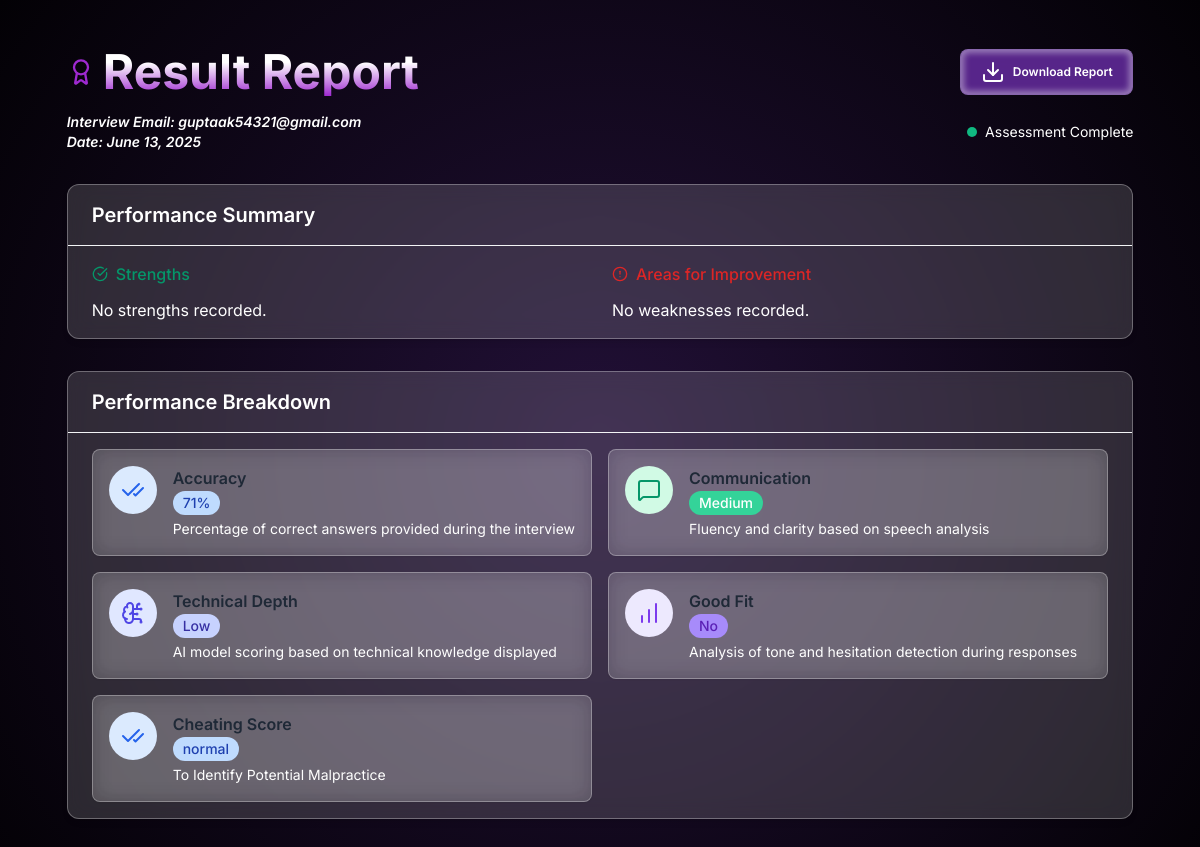
Screenshot of /hr/result-report/89/ with the database file from the repository.
### Hr/models.py (models this page shows)
class interviewSchedule(models.Model):
    name = models.CharField(max_length=200)
    email = models.CharField(max_length=200)
    jobRole = models.CharField(max_length=200)
    experience = models.CharField(max_length=200)
    resume = models.TextField()
    Assigned_hr = models.TextField(blank=True, null=True)
    strengths = models.TextField(blank=True, null=True)  # Now optional
    weaknesses = models.TextField(blank=True, null=True)  # Now optional
    accuracy = models.CharField(max_length=10, blank=True, null=True)  # e.g. "95%"
    communication = models.CharField(max_length=10, blank=True, null=True)  # High, Medium, or Low
    technical_depth = models.CharField(max_length=10, blank=True, null=True)  # High, Medium, or Low
    good_fit = models.CharField(max_length=5, blank=True, null=True)  # "Yes" or "No"
    evaluation_complete = models.BooleanField(default=False)  # Track if evaluation was completed
    interviewDate = models.DateField()  # Stores the date (YYYY-MM-DD format)
    interviewTime = models.TimeField()  # Stores the time (HH:MM:SS format)
    token = models.CharField(max_length=200, unique=True)
    createdAt = models.DateTimeField(auto_now_add=True)  # Timestamp for record creation
    cheatingScore = models.CharField(max_length=20, blank=True, null=True)  # normal, suspicious, cheating

### Hr/views.py (the view)
# urls.py: path('result-report/<int:id>/', views.Result_report, name='ResultReport'),
def Result_report(request, id):
    candidate = get_object_or_404(interviewSchedule, id=id)
    strengths_list = [s.strip() for s in candidate.strengths.split("\n") if s.strip()] if candidate.strengths else []
    weaknesses_list = [w.strip() for w in candidate.weaknesses.split("\n") if w.strip()] if candidate.weaknesses else []
    context = {
        "name": candidate.name,
        "email": candidate.email,
        "jobRole": candidate.jobRole,
        "experience": candidate.experience,
        "resume": candidate.resume,
        "strengths": strengths_list,
        "weaknesses": weaknesses_list,
        "accuracy": candidate.accuracy,
        "communication": candidate.communication,
        "technical_depth": candidate.technical_depth,
        "good_fit": candidate.good_fit,
        "evaluation_complete": candidate.evaluation_complete,
        "cheatingScore": candidate.cheatingScore,
        "interviewDate": candidate.interviewDate,
        "interviewTime": candidate.interviewTime,
        "createdAt": candidate.createdAt,
    }
    return render(request, 'ResultReport.html', context)

### Templates/ResultReport.html (shortened to what this page needs)
<!DOCTYPE html>
<html lang="en" class="bg-gray-50">
  <head>
    <link
      href="https://cdn.jsdelivr.net/npm/tailwindcss@2.2.19/dist/tailwind.min.css"
      rel="stylesheet"
    />
  </head>
  <body class="min-h-screen">
    <div class="max-w-7xl mx-auto px-4 sm:px-6 lg:px-8 py-12 animate-fade-in">
      <div class="mb-8">
        <div class="flex items-center justify-between mb-4">
          <div class="flex items-center space-x-2">
            <i data-lucide="award" class="txt-custom w-7 h-7"></i>
            <h1 class="text-5xl font-bold h-txt">Result Report</h1>
          </div>
          <button class="btn text-xs" onclick="downloadPDF()">
            <i data-lucide="download" class="d-i w-6 h-6 mr-2"></i>
            Download Report
          </button>
        </div>
        <div class="flex items-center justify-between text-sm">
          <div class="flex items-center space-x-4">
            <div class="i-d flex flex-col font-semibold italic">
              <span>Interview Email: {{email}}</span>
              <span>Date: {{interviewDate}}</span>
            </div>
          </div>
          <div class="flex items-center">
            <span class="asmnt inline-flex items-center">
              {% if evaluation_complete %}
               <span class="h-2.5 w-2.5 rounded-full bg-green-500 mr-2"></span>
                Assessment Complete
              {%else%}
                <span class="h-2.5 w-2.5 rounded-full bg-red-500 mr-2"></span>
                Assessment Not Done
              {%endif%}
            </span>
          </div>
        </div>
      </div>
      <div
        class="glass rounded-xl shadow-md mb-8 overflow-hidden animate-fade-in"
      >
        <div class="px-6 py-4 border-b border-gray-100">
          <h2 class="text-xl font-semibold">Performance Summary</h2>
        </div>
        <div class="px-6 py-4">
          <div class="grid grid-cols-1 md:grid-cols-2 gap-6">
            <div>
              <h3 class="flex items-center text-green-600 font-medium mb-3">
                <i data-lucide="check-circle" class="w-4 h-4 mr-2"></i>Strengths
              </h3>
              <ul class="space-y-2">
                {% for strength in strengths %}
                <li class="flex items-start">
                  <span class="inline-block w-1.5 h-1.5 rounded-full bg-green-500 mt-2 mr-2"></span>
                  <span>{{ strength }}</span>
                </li>
                {% empty %}
                 <li>No strengths recorded.</li>
                {% endfor %}
              </ul>
            </div>
            <div>
              <h3 class="flex items-center text-red-600 font-medium mb-3">
                <i data-lucide="alert-circle" class="w-4 h-4 mr-2"></i>Areas for
                Improvement
              </h3>
              <ul class="space-y-2">
                {% for weakness in weaknesses %}
                <li class="flex items-start">
                  <span class="inline-block w-1.5 h-1.5 rounded-full bg-red-600 mt-2 mr-2"></span>
                  <span>{{ weakness }}</span>
                </li>
                {% empty %}
                <li>No weaknesses recorded.</li>
                {% endfor %}
              </ul>
            </div>
          </div>
        </div>
      </div>
      <div
        class="glass rounded-xl shadow-md overflow-hidden animate-fade-in mb-8"
      >
        <div class="px-6 py-4 border-b border-gray-100">
          <h2 class="text-xl font-semibold">Performance Breakdown</h2>
        </div>
        <div class="px-6 py-4 grid grid-cols-1 md:grid-cols-2 gap-4">
          <div
            class="metric-card flex items-start space-x-4 p-4 rounded-lg glass shadow-sm border border-gray-100 hover:shadow-md transition-shadow duration-300"
          >
            <div class="p-3 rounded-full bg-blue-100 text-blue-600">
              <i data-lucide="check-check"></i>
            </div>
            <div class="flex-1">
              <div class="flex items-center justify-between flex-wrap">
                <h3 class="font-semibold text-gray-800 break-words max-w-[70%]">
                  Accuracy
                </h3>
              </div>
              <span
                class="inline-flex items-center rounded-full font-medium bg-blue-200 text-blue-800 text-sm px-2.5 py-0.5"
                >{{ accuracy }}</span
              >
              <p class="mt-1 text-sm">
                Percentage of correct answers provided during the interview
              </p>
            </div>
          </div>
          <div
            class="metric-card flex items-start space-x-4 p-4 rounded-lg glass shadow-sm border border-gray-100 hover:shadow-md transition-shadow duration-300"
          >
            <div class="p-3 rounded-full bg-green-100 text-green-600">
              <i data-lucide="message-square"></i>
            </div>
            <div class="flex-1 overflow-hidden">
              <div class="flex items-center justify-between flex-wrap">
                <h3 class="font-semibold text-gray-800 break-words max-w-[70%]">
                  Communication
                </h3>
              </div>
              <span
                class="inline-flex items-center rounded-full font-medium bg-green-400 text-emerald-800 text-sm px-2.5 py-0.5 truncate"
              >
                 {{ communication }}
              </span>
              <p class="mt-1 text-sm break-words">
                Fluency and clarity based on speech analysis
              </p>
            </div>
          </div>
          <div
            class="metric-card flex items-start space-x-4 p-4 rounded-lg glass shadow-sm border border-gray-100 hover:shadow-md transition-shadow duration-300"
          >
            <div class="p-3 rounded-full bg-indigo-100 text-indigo-600">
              <i data-lucide="brain-circuit"></i>
            </div>
            <div class="flex-1 overflow-hidden">
              <div class="flex items-center justify-between flex-wrap">
                <h3 class="font-semibold text-gray-800 break-words max-w-[70%]">
                  Technical Depth
                </h3>
              </div>
              <span
                class="inline-flex items-center rounded-full font-medium bg-indigo-200 text-indigo-800 text-sm px-2.5 py-0.5"
                >{{ technical_depth }}</span
              >
              <p class="mt-1 text-sm">
                AI model scoring based on technical knowledge displayed
              </p>
            </div>
          </div>
          <div
            class="metric-card flex items-start space-x-4 p-4 rounded-lg glass shadow-sm border border-gray-100 hover:shadow-md transition-shadow duration-300"
          >
            <div class="p-3 rounded-full bg-purple-100 text-purple-600">
              <i data-lucide="bar-chart"></i>
            </div>
            <div class="flex-1 overflow-hidden">
              <div class="flex items-center justify-between flex-wrap">
                <h3 class="font-semibold text-gray-800 break-words max-w-[70%]">
                  Good Fit
                </h3>
              </div>
              <span
                class="inline-flex items-center rounded-full font-medium bg-purple-400 text-purple-800 text-sm px-2.5 py-0.5"
                >{{good_fit}}</span
              >
              <p class="mt-1 text-sm">
                Analysis of tone and hesitation detection during responses
              </p>
            </div>
          </div>
           <div
            class="metric-card flex items-start space-x-4 p-4 rounded-lg glass shadow-sm border border-gray-100 hover:shadow-md transition-shadow duration-300"
          >
            <div class="p-3 rounded-full bg-blue-100 text-blue-600">
              <i data-lucide="check-check"></i>
            </div>
            <div class="flex-1">
              <div class="flex items-center justify-between flex-wrap">
                <h3 class="font-semibold text-gray-800 break-words max-w-[70%]">
                  Cheating Score
                </h3>
              </div>
              <span
                class="inline-flex items-center rounded-full font-medium bg-blue-200 text-blue-800 text-sm px-2.5 py-0.5"
                >{{ cheatingScore }}</span
              >
              <p class="mt-1 text-sm">
                To Identify Potential Malpractice
              </p>
            </div>
          </div>
        </div>
      </div>
    </div>
  </body>
</html>

### Templates/ResultReport.html (style rules this page uses)
body { background: radial-gradient(circle, rgb(34, 16, 55), rgb(3, 1, 5)); display: flex; justify-content: center; align-items: center; margin: 0; overflow: auto; font-family: "Inter", serif; color: #fff; }
.h-txt { background: linear-gradient(180deg, #fff 30.17%, #9e29d0 100%); background-clip: text; -webkit-background-clip: text; -webkit-text-fill-color: transparent; }
.btn { font-weight: 600; cursor: pointer; color: #fff; display: flex; width: 10.8125rem; height: 2.875rem; padding: 0.125rem 0.9375rem; justify-content: center; align-items: center; border-radius: 0.5rem; border: 1px solid rgba(255, 255, 255, 0.297); background: rgba(98, 42, 154, 0.887); box-shadow: 0px 0px 6px 3px rgba(255, 255, 255, 0.406) inset; backdrop-filter: blur(14px); }
.txt-custom { color: #9e29d0; }
.glass { background: rgba(255, 255, 255, 0.15); border: 1px solid rgba(255, 255, 255, 0.3); backdrop-filter: blur(10px); -webkit-backdrop-filter: blur(10px); transition: all 0.3s ease-in-out; }
.metric-card { transition: all 0.3s ease-in-out; }

### rows the page displays
interviewSchedule: email "guptaak54321@gmail.com", interviewDate "June 13, 2025", accuracy "71%", communication "Medium", technical_depth "Low", good_fit "No", cheatingScore "normal"
